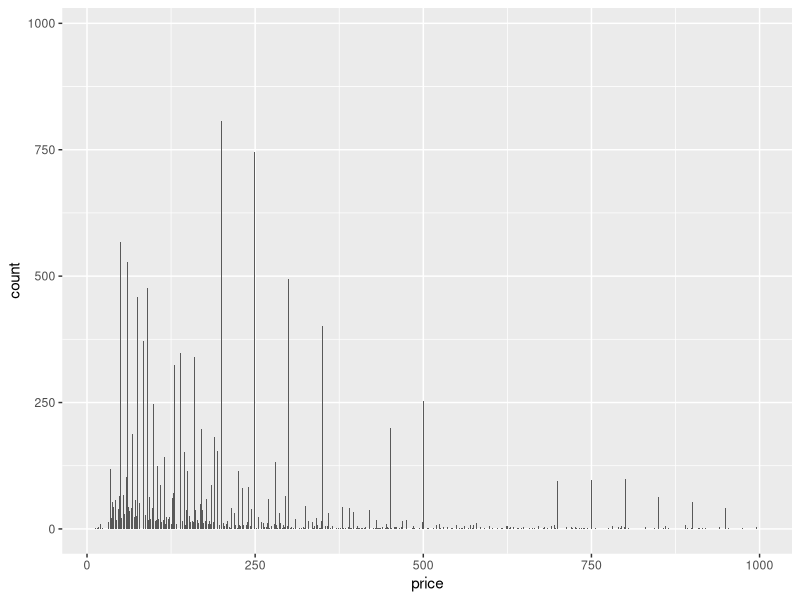
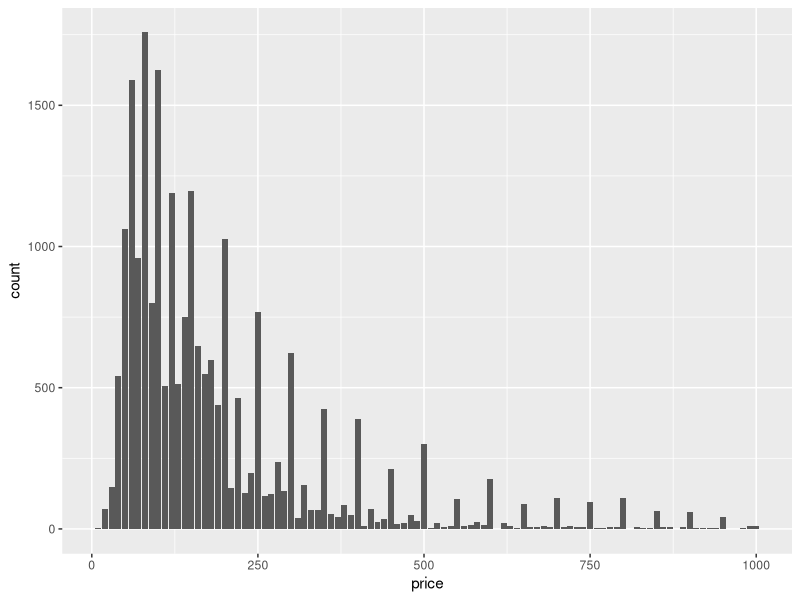
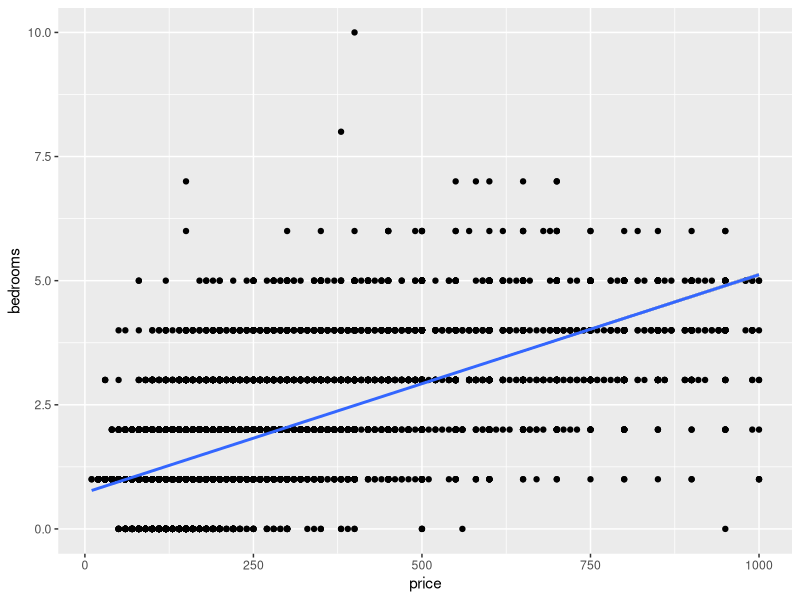
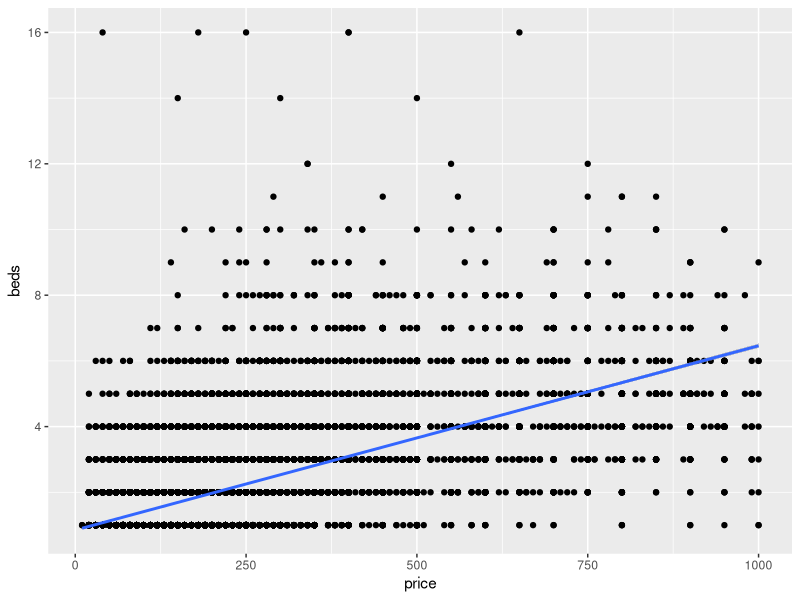
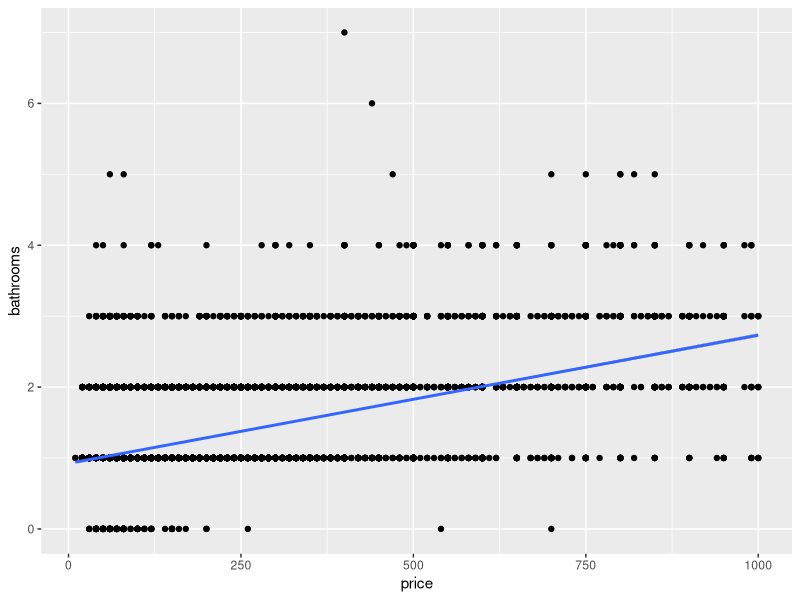

Source code (R) for these figures, in order: (Note: a time limit stopped this script after it produced the figures.)
library(dplyr)
library(randomForest)
library(ggplot2)
data <- read.csv("Output Files/completedata.csv",stringsAsFactors = F) %>% select(-c(city,X,Townhouse,shared_room))

ggplot(data,aes(price))+geom_bar() ##distribution is skewed to the right
data$price <- round(data$price,-1) #%>% log() #round and apply log function
ggplot(data,aes(price))+geom_bar()
data$bathrooms <- as.integer(data$bathrooms)

##Sample data
set.seed(123)
samp <- sample(nrow(data), 0.6 * nrow(data))
train <- data[samp, ]
test <- data[-samp, ]
rm(samp)



ggplot(data,aes(price,bedrooms))+
  geom_point() +
  geom_smooth(method='lm',formula=y~x)

ggplot(data,aes(price,beds))+
  geom_point() +
  geom_smooth(method='lm',formula=y~x)

ggplot(data,aes(price,bathrooms))+
  geom_point() +
  geom_smooth(method='lm',formula=y~x)

##Modelling
##Baseline model
best.guess <- mean(train$price) 
RMSE.baseline <- sqrt(mean((best.guess-test$price)^2))
MAE.baseline <- mean(abs(best.guess-test$price))


#Linear Regression
mod_lm <- lm (log(price)~ ., data = train)
summary(mod_lm)
lm_out <- predict(mod_lm,test) %>% as.data.frame()
lm_out$. <- exp(lm_out$.) %>% round(-1)
RMSE.lin.reg <- sqrt(mean((lm_out-test$price)^2))
MAE.lin.reg <- mean(abs(lm_out$.-test$price))



#Random Forest
model_rf <- randomForest(log(price)~.,data=train)
which.min(model_rf$mse) #500 trees needed to reach min error estimate
as.data.frame(sort(importance(model_rf)[,1],decreasing = TRUE),optional = T) #Features importance


plot(model_rf)
varImpPlot(model_rf,
           sort = T,
           main="Variable Importance",
           n.var=20)

rf_out <- predict(model_rf,test) %>% as.data.frame()
rf_out$. <- exp(rf_out$.) %>% round(-1)
RMSE.forest <- sqrt(mean((rf_out-test$price)^2))
MAE.forest <- mean(abs(rf_out$.-test$price))


#SVM
library(e1071) 
model_svm <- svm(log(price) ~ . , train)
svm_out <- predict(model_svm,test,interval='prediction') %>% as.data.frame()
svm_out$. <- exp(svm_out$.) %>% round(-1)
RMSE.svm <- sqrt(mean((svm_out-test$price)^2))
MAE.svm <- mean(abs(svm_out$.-test$price))




accuracy <- data.frame(Method = c("Baseline","Linear Regression","Random forest","SVM"),
                       RMSE   = c(RMSE.baseline,RMSE.lin.reg,RMSE.forest,RMSE.svm),
                       MAE    = c(MAE.baseline,MAE.lin.reg,MAE.forest,MAE.svm))
accuracy$RMSE <- round(accuracy$RMSE,2)
accuracy$MAE <- round(accuracy$MAE,2) 
accuracy


all.predictions <- data.frame("actual" = test$price,
                              "baseline" = best.guess,
                              "linear.regression" = lm_out,
                              "random.forest" = rf_out,
                              "svm" = svm_out)

colnames(all.predictions) <- c("actual","baseline","linear.regression","random.forest","svm")
head(all.predictions)


library(tidyr)
all.predictions <- gather(all.predictions,key = model,value = predictions,2:5)
head(all.predictions)

ggplot(data = all.predictions,aes(x = actual, y = predictions)) + 
  geom_point(colour = "blue") + 
  geom_abline(intercept = 0, slope = 1, colour = "red") +
  geom_vline(xintercept = 23, colour = "green", linetype = "dashed") +
  facet_wrap(~ model,ncol = 2) + 
  #coord_cartesian(xlim = c(0,1000),ylim = c(0,1000)) +
  ggtitle("Predicted vs. Actual, by model")


#SVM is the best model which produces the lowest RMSE
#Therefore, SVM will be the goto model during the ensemble modelling
test$predictedvalue <- 0
for(i in 1:nrow(test))
if(lm_out$.[i] == rf_out$.[i]) {
  test$predictedvalue[i] <-  lm_out$.[i]
  } else if(lm_out$.[i] == svm_out$.[i]) {
    test$predictedvalue[i] <-  lm_out$.[i]
  }else if (rf_out$.[i] == svm_out$.[i]) {
    test$predictedvalue[i] <-  rf_out$.[i]
  } else test$predictedvalue[i] <-  svm_out$.[i]
